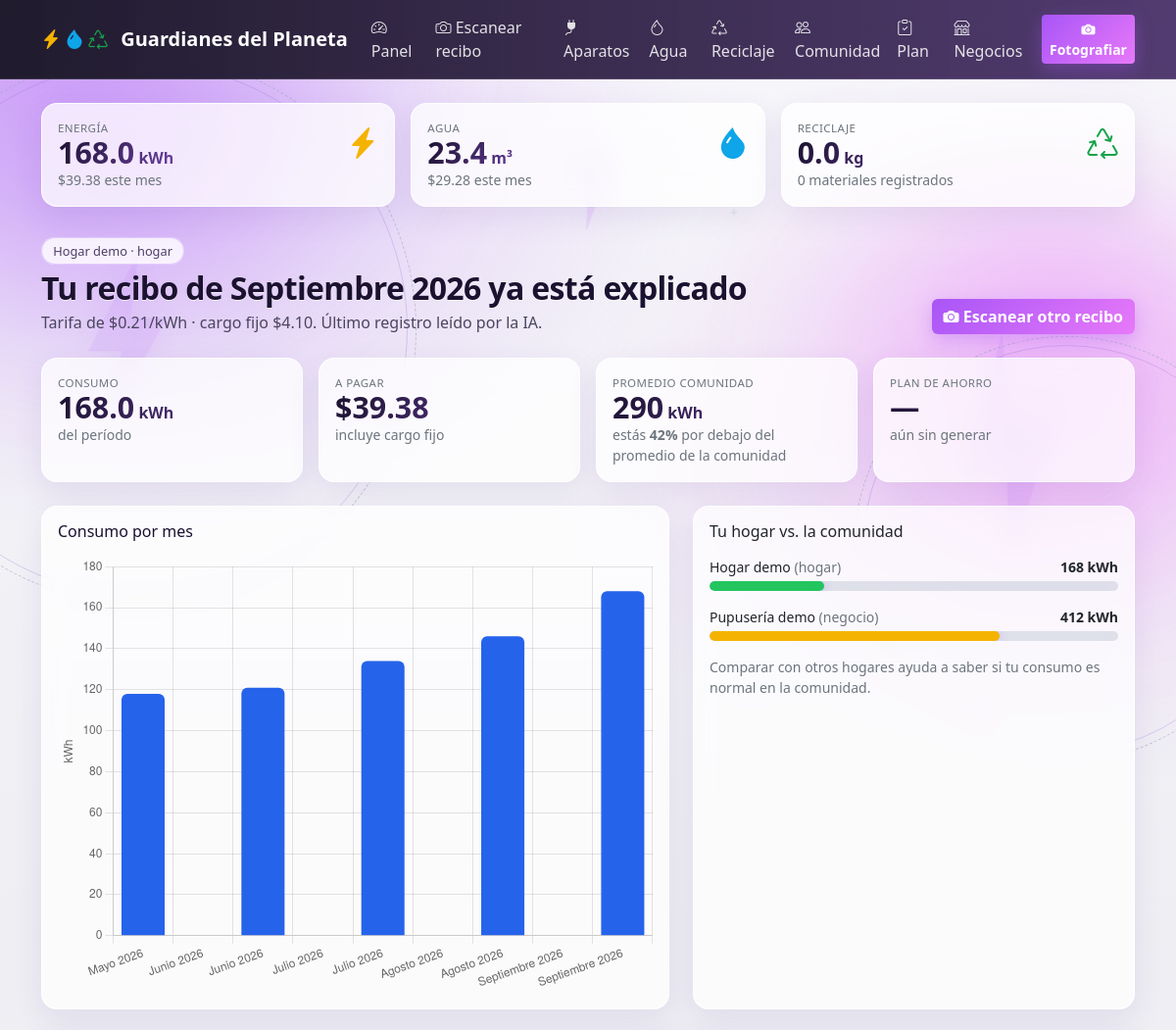
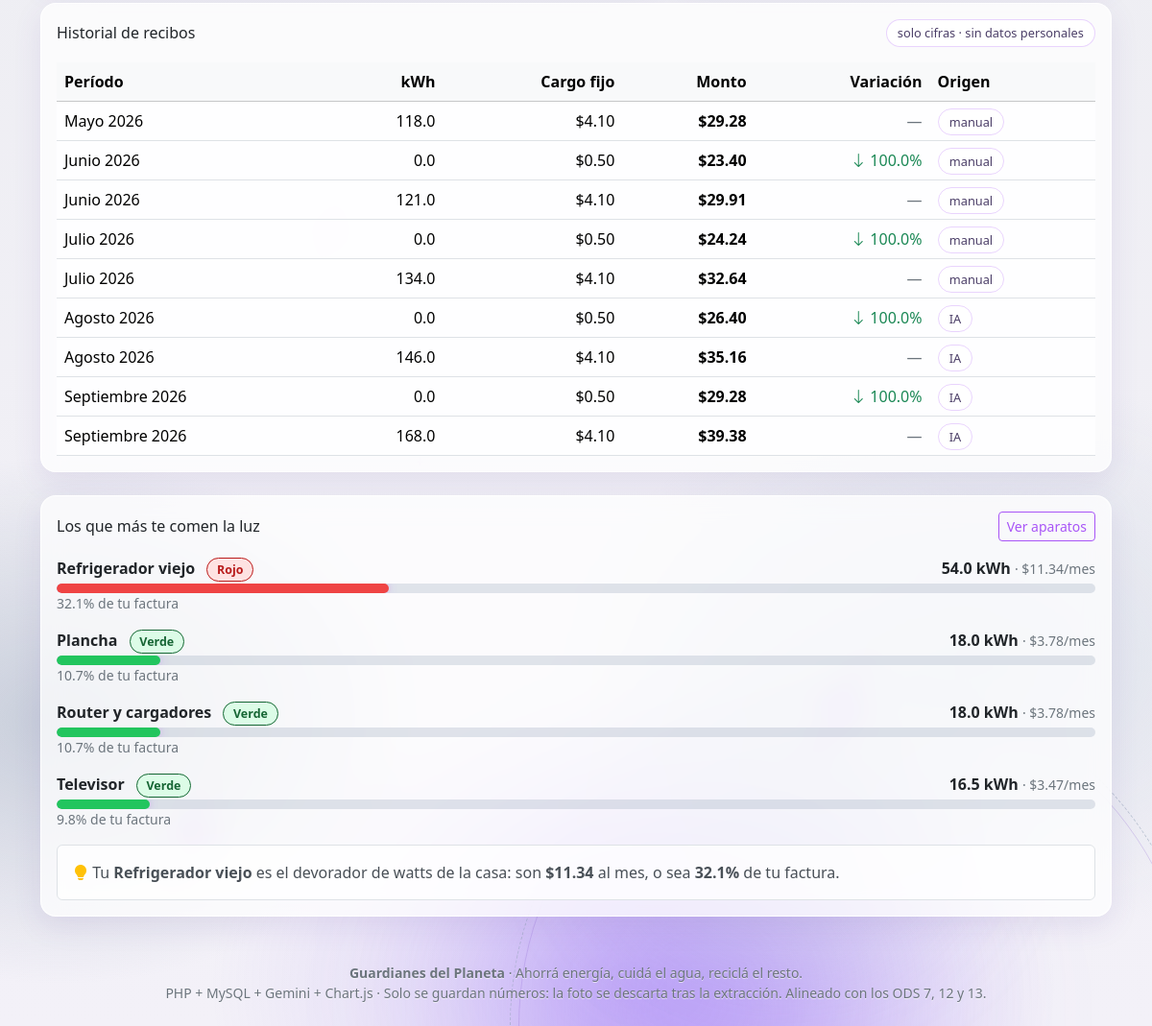
The page / on the database its author committed (2 pictures, top to bottom).
### tables this page shows
CREATE TABLE recibos (
    id                    INT UNSIGNED AUTO_INCREMENT PRIMARY KEY,
    hogar_id              INT UNSIGNED NOT NULL,
    tipo_servicio         ENUM('energia','agua') NOT NULL DEFAULT 'energia',
    periodo               VARCHAR(60)   NOT NULL,      
    fecha                 DATE          NOT NULL,
    kwh                   DECIMAL(10,2) NULL,
    m3                    DECIMAL(10,2) NULL,
    monto                 DECIMAL(10,2) NOT NULL,
    cargo_fijo            DECIMAL(10,2) NOT NULL DEFAULT 0,
    cargo_alcantarillado  DECIMAL(10,2) NULL,
    tarifa                DECIMAL(10,4) NOT NULL,
    origen                ENUM('ia','manual') NOT NULL DEFAULT 'manual',
    creado_en             TIMESTAMP NOT NULL DEFAULT CURRENT_TIMESTAMP,
    CONSTRAINT fk_recibos_hogar FOREIGN KEY (hogar_id) REFERENCES hogares(id) ON DELETE CASCADE,
    INDEX idx_hogar_fecha (hogar_id, fecha)
);

CREATE TABLE hogares (
    id         INT UNSIGNED AUTO_INCREMENT PRIMARY KEY,
    alias      VARCHAR(60)  NOT NULL,                  
    tipo       ENUM('hogar','negocio') NOT NULL DEFAULT 'hogar',
    personas   SMALLINT UNSIGNED NOT NULL DEFAULT 4,   
    tarifa     DECIMAL(10,4) NOT NULL DEFAULT 0.2100,  
    tarifa_agua DECIMAL(10,4) NOT NULL DEFAULT 1.2000,  
    creado_en  TIMESTAMP NOT NULL DEFAULT CURRENT_TIMESTAMP
);

CREATE TABLE aparatos (
    id         INT UNSIGNED AUTO_INCREMENT PRIMARY KEY,
    hogar_id   INT UNSIGNED NOT NULL,
    nombre     VARCHAR(80)   NOT NULL,
    watts      SMALLINT UNSIGNED NOT NULL,
    horas_dia  DECIMAL(5,2)  NOT NULL DEFAULT 1.00,
    categoria  VARCHAR(30)   NOT NULL DEFAULT 'otro',
    creado_en  TIMESTAMP NOT NULL DEFAULT CURRENT_TIMESTAMP,
    CONSTRAINT fk_aparatos_hogar FOREIGN KEY (hogar_id) REFERENCES hogares(id) ON DELETE CASCADE,
    INDEX idx_hogar (hogar_id)
);

### index.php (the view, shortened to what the rows shown need)
<?php
require __DIR__ . '/includes/header.php';
$hogarId   = (int) $hogar['id'];
$tarifa    = tarifaDe($hogar);
$historial = historial($hogarId);
$ultimo    = $historial ? $historial[array_key_last($historial)] : null;
$ranking   = rankingAparatos($hogarId, $tarifa, $ultimo ? (float) $ultimo['kwh'] : 0.0);
$comunidad = promedioComunidad();
$plan = db()->prepare('SELECT * FROM planes_ahorro WHERE hogar_id = ? ORDER BY id DESC LIMIT 1');
$plan->execute([$hogarId]);
$plan = $plan->fetch() ?: null;
$topAparato  = $ranking[0] ?? null;
?>
<?php
$ultimoAgua = ultimoReciboAgua($hogarId);
?>
<div class="row g-3 mb-4">
  <div class="col-md-4">
    <a href="index.php" class="text-decoration-none">
      <div class="card card-tarifa h-100">
        <div class="card-body">
          <div class="d-flex justify-content-between align-items-start">
            <div>
              <div class="etiqueta-ia text-secondary">Energía</div>
              <div class="kpi" style="color:var(--pilar-energia)"><?= $ultimo ? num($ultimo['kwh'], 1) : '—' ?><small class="fs-6"> kWh</small></div>
              <div class="small text-secondary"><?= $ultimo ? usd($ultimo['monto']) . ' este mes' : 'sin recibo todavía' ?></div>
            </div>
          </div>
        </div>
      </div>
    </a>
  </div>
  <div class="col-md-4">
    <a href="agua.php" class="text-decoration-none">
      <div class="card card-tarifa h-100">
        <div class="card-body">
          <div class="d-flex justify-content-between align-items-start">
            <div>
              <div class="etiqueta-ia text-secondary">Agua</div>
              <div class="kpi" style="color:var(--pilar-agua)"><?= $ultimoAgua ? num($ultimoAgua['m3'], 1) : '—' ?><small class="fs-6"> m³</small></div>
              <div class="small text-secondary"><?= $ultimoAgua ? usd($ultimoAgua['monto']) . ' este mes' : 'sin recibo todavía' ?></div>
            </div>
          </div>
        </div>
      </div>
    </a>
  </div>
</div>
<?php if (!$ultimo): ?>
  <header class="pagina-titulo text-center mb-5">
    <h1 class="h2 mb-2">Todavía no hay recibos</h1>
    <p class="mb-3">Empezá por fotografiar tu primer recibo de luz.</p>
    <a href="recibos_subir.php" class="btn btn-warning fw-semibold">
      <i class="bi bi-camera-fill"></i> Escanear recibo
    </a>
  </header>
<?php else: ?>
  <header class="pagina-titulo d-flex flex-wrap justify-content-between align-items-end gap-3 mb-4">
    <div>
      <span class="chip"><?= e($hogar['alias']) ?> · <?= e($hogar['tipo']) ?></span>
      <h1 class="h2 mt-2 mb-1">Tu recibo de <?= e($ultimo['periodo']) ?> ya está explicado</h1>
      <p class="mb-0">
        Tarifa de <?= usd($tarifa) ?>/kWh · cargo fijo <?= usd($ultimo['cargo_fijo']) ?>.
        Último registro leído por <?= $ultimo['origen'] === 'ia' ? 'la IA' : 'ingreso manual' ?>.
      </p>
    </div>
    <a href="recibos_subir.php" class="btn btn-warning fw-semibold">
      <i class="bi bi-camera-fill"></i> Escanear otro recibo
    </a>
  </header>
  <div class="row g-3 mb-4">
    <div class="col-6 col-lg-3">
      <div class="card card-tarifa h-100"><div class="card-body">
        <div class="etiqueta-ia text-secondary">Consumo</div>
        <div class="kpi"><?= num($ultimo['kwh']) ?><small class="fs-6"> kWh</small></div>
        <div class="small text-secondary">del período</div>
      </div></div>
    </div>
    <div class="col-6 col-lg-3">
      <div class="card card-tarifa h-100"><div class="card-body">
        <div class="etiqueta-ia text-secondary">A pagar</div>
        <div class="kpi"><?= usd($ultimo['monto']) ?></div>
        <div class="small text-secondary">incluye cargo fijo</div>
      </div></div>
    </div>
    <div class="col-6 col-lg-3">
      <div class="card card-tarifa h-100"><div class="card-body">
        <div class="etiqueta-ia text-secondary">Promedio comunidad</div>
        <div class="kpi"><?= num($comunidad['promedio'], 0) ?><small class="fs-6"> kWh</small></div>
        <div class="small text-secondary">
          <?php $dif = $comunidad['promedio'] > 0 ? ($ultimo['kwh'] - $comunidad['promedio']) / $comunidad['promedio'] * 100 : 0; ?>
          estás <strong><?= num(abs($dif), 0) ?>%</strong>
          <?= $dif >= 0 ? 'por encima' : 'por debajo' ?> del promedio de la comunidad
        </div>
      </div></div>
    </div>
    <div class="col-6 col-lg-3">
      <div class="card card-tarifa h-100"><div class="card-body">
        <div class="etiqueta-ia text-secondary">Plan de ahorro</div>
        <div class="kpi"><?= $plan ? usd($plan['ahorro_total']) : '—' ?></div>
        <div class="small text-secondary">
          <?= $plan ? 'ahorro mensual estimado' : 'aún sin generar' ?>
        </div>
      </div></div>
    </div>
  </div>
  <div class="row g-4 mb-4">
    <div class="col-lg-7">
      <div class="grafica-caja h-100">
        <h2 class="h6 mb-3">Consumo por mes</h2>
        <canvas id="graficaConsumo" height="220"></canvas>
      </div>
    </div>
    <div class="col-lg-5">
      <div class="card card-tarifa h-100">
        <div class="card-body">
          <h2 class="h6 mb-3">Tu hogar vs. la comunidad</h2>
          <?php foreach ($comunidad['hogares'] as $h): ?>
            <?php $pctBarra = $comunidad['promedio'] > 0 ? min(100, $h['kwh'] / max($comunidad['promedio'], 1) * 50) : 0; ?>
            <div class="mb-3">
              <div class="d-flex justify-content-between small">
                <span><?= e($h['nombre']) ?> <span class="text-secondary">(<?= e($h['tipo']) ?>)</span></span>
                <strong><?= num($h['kwh'], 0) ?> kWh</strong>
              </div>
              <div class="barra-fila mt-1">
                <span style="width:<?= (int) $pctBarra ?>%;background:<?= $h['kwh'] <= $comunidad['promedio'] ? '#22c55e' : '#f5b301' ?>"></span>
              </div>
            </div>
          <?php endforeach; ?>
          <p class="small text-secondary mb-0">
            Comparar con otros hogares ayuda a saber si tu consumo es normal en la comunidad.
          </p>
        </div>
      </div>
    </div>
  </div>
  <div class="card card-tarifa mb-4">
    <div class="card-body">
      <div class="d-flex justify-content-between align-items-center mb-3">
        <h2 class="h6 mb-0">Historial de recibos</h2>
        <span class="chip">solo cifras · sin datos personales</span>
      </div>
      <div class="table-responsive">
        <table class="table align-middle mb-0">
          <thead class="table-light">
            <tr>
              <th>Período</th><th class="text-end">kWh</th><th class="text-end">Cargo fijo</th>
              <th class="text-end">Monto</th><th class="text-end">Variación</th><th>Origen</th>
            </tr>
          </thead>
          <tbody>
          <?php foreach ($historial as $i => $r): ?>
            <?php
              $var = null;
              if ($i > 0 && (float) $historial[$i - 1]['kwh'] > 0) {
                  $var = ((float) $r['kwh'] - (float) $historial[$i - 1]['kwh']) / (float) $historial[$i - 1]['kwh'] * 100;
              }
            ?>
            <tr>
              <td><?= e($r['periodo']) ?></td>
              <td class="text-end"><?= num($r['kwh']) ?></td>
              <td class="text-end"><?= usd($r['cargo_fijo']) ?></td>
              <td class="text-end fw-semibold"><?= usd($r['monto']) ?></td>
              <td class="text-end">
                <?php if ($var === null): ?>
                  <span class="text-secondary">—</span>
                <?php elseif ($var > 0): ?>
                  <span class="text-danger"><i class="bi bi-arrow-up"></i> <?= num($var) ?>%</span>
                <?php else: ?>
                  <span class="text-success"><i class="bi bi-arrow-down"></i> <?= num(abs($var)) ?>%</span>
                <?php endif; ?>
              </td>
              <td><span class="chip"><?= $r['origen'] === 'ia' ? 'IA' : 'manual' ?></span></td>
            </tr>
          <?php endforeach; ?>
          </tbody>
        </table>
      </div>
    </div>
  </div>
  <div class="card card-tarifa">
    <div class="card-body">
      <div class="d-flex justify-content-between align-items-center mb-3">
        <h2 class="h6 mb-0">Los que más te comen la luz</h2>
        <a href="aparatos.php" class="btn btn-outline-primary btn-sm">Ver aparatos</a>
      </div>
      <?php if (!$ranking): ?>
        <p class="text-secondary mb-0">Todavía no cargaste aparatos.
          <a href="aparatos.php">Agregá el primero</a>.</p>
      <?php else: ?>
        <?php foreach (array_slice($ranking, 0, 4) as $a): ?>
          <div class="mb-3">
            <div class="d-flex justify-content-between align-items-center">
              <div>
                <strong><?= e($a['nombre']) ?></strong>
                <span class="badge-sem semaforo-<?= $a['semaforo'] ?> ms-2">
                  <?= etiquetaSemaforo($a['semaforo']) ?>
                </span>
              </div>
              <div class="text-end">
                <strong><?= num($a['kwh']) ?> kWh</strong>
                <span class="text-secondary small"> · <?= usd($a['costo']) ?>/mes</span>
              </div>
            </div>
            <div class="barra-fila mt-1">
              <span style="width:<?= (int) min(100, $a['pct']) ?>%;
                background:<?= ['rojo' => '#ef4444', 'amarillo' => '#f5b301', 'verde' => '#22c55e'][$a['semaforo']] ?>"></span>
            </div>
            <div class="small text-secondary"><?= num($a['pct']) ?>% de tu factura</div>
          </div>
        <?php endforeach; ?>
        <?php if ($topAparato): ?>
          <p class="alert alert-light border mb-0">
            <i class="bi bi-lightbulb-fill text-warning"></i>
            Tu <strong><?= e($topAparato['nombre']) ?></strong> es el devorador de watts de la casa:
            son <strong><?= usd($topAparato['costo']) ?></strong> al mes, o sea
            <strong><?= num($topAparato['pct']) ?>%</strong> de tu factura.
          </p>
        <?php endif; ?>
      <?php endif; ?>
    </div>
  </div>
<?php endif; ?>
<?php if ($historial): ?>
<script>
(function () {
  const datos = JSON.parse(document.getElementById('datos-grafica').textContent);
  const ctx = document.getElementById('graficaConsumo');
  if (!ctx) return;
  function dibujar() {
    if (window.Chart) {
      new Chart(ctx, {
        type: 'bar',
        data: {
          labels: datos.etiquetas,
          datasets: [{
            label: 'kWh por mes',
            data: datos.kwh,
            backgroundColor: datos.colores,
            borderRadius: 6
          }]
        },
        options: {
          plugins: { legend: { display: false } },
          scales: { y: { beginAtZero: true, title: { display: true, text: 'kWh' } } }
        }
      });
      return;
    }
    // Sin CDN (Plan B sin internet): mismas barras, en CSS puro.
    const max = Math.max.apply(null, datos.kwh);
    const caja = document.createElement('div');
    caja.className = 'd-flex align-items-end gap-2';
    caja.style.height = '200px';
    datos.kwh.forEach(function (v, i) {
      const col = document.createElement('div');
      col.className = 'flex-grow-1 text-center';
      col.innerHTML =
        '<div class="small text-secondary mb-1">' + v.toFixed(0) + '</div>' +
        '<div style="height:' + Math.round((v / max) * 150) + 'px;background:' +
          datos.colores[i] + ';border-radius:6px 6px 0 0"></div>' +
        '<div class="small text-secondary mt-1" style="font-size:.68rem">' +
          datos.etiquetas[i] + '</div>';
      caja.appendChild(col);
    });
    ctx.replaceWith(caja);
  }
  // Chart.js se carga en el footer: esperamos a que todo el documento esté listo.
  if (document.readyState === 'loading') {
    document.addEventListener('DOMContentLoaded', dibujar);
  } else {
    dibujar();
  }
})();
</script>
<?php endif; ?>
<?php require __DIR__ . '/includes/footer.php'; ?>

### rows shown on the page
recibos: kwh "168.0", monto "$39.38", periodo "Septiembre 2026", cargo_fijo "$4.10", kwh "42", origen "IA"
recibos: m3 "23.4", monto "$29.28", periodo "Septiembre 2026", kwh "0.0", cargo_fijo "$0.50", var "100.0", origen "IA"
hogares: alias "Hogar demo", tipo "hogar", tarifa "$0.21"
hogares: alias "Pupusería demo", tipo "negocio", kwh "412", $pctBarra 71 (drawn)
recibos: periodo "Mayo 2026", kwh "118.0", cargo_fijo "$4.10", monto "$29.28", origen "manual"
recibos: periodo "Junio 2026", kwh "0.0", cargo_fijo "$0.50", monto "$23.40", var "100.0", origen "manual"
recibos: periodo "Junio 2026", kwh "121.0", cargo_fijo "$4.10", monto "$29.91", origen "manual"
recibos: periodo "Julio 2026", kwh "0.0", cargo_fijo "$0.50", monto "$24.24", var "100.0", origen "manual"
recibos: periodo "Julio 2026", kwh "134.0", cargo_fijo "$4.10", monto "$32.64", origen "manual"
recibos: periodo "Agosto 2026", kwh "0.0", cargo_fijo "$0.50", monto "$26.40", var "100.0", origen "IA"
recibos: periodo "Agosto 2026", kwh "146.0", cargo_fijo "$4.10", monto "$35.16", origen "IA"
aparatos: nombre "Refrigerador viejo", semaforo "Rojo", kwh "54.0", costo "$11.34", min(100, $a['pct']) 32 (drawn), pct "32.1"
aparatos: nombre "Plancha", semaforo "Verde", kwh "18.0", costo "$3.78", min(100, $a['pct']) 10 (drawn), pct "10.7"
aparatos: nombre "Router y cargadores", semaforo "Verde", kwh "18.0", costo "$3.78", min(100, $a['pct']) 10 (drawn), pct "10.7"
aparatos: nombre "Televisor", semaforo "Verde", kwh "16.5", costo "$3.47", min(100, $a['pct']) 9 (drawn), pct "9.8"

### other values the page prints
num($kgTotal, 1) "0.0"
count($resumenMat['materiales']) "0"
num($comunidad['promedio'], 0) "290"
$h['nombre'] "Hogar demo"
$h['tipo'] "hogar"
num($h['kwh'], 0) "168"
usd($topAparato['costo']) "$11.34"
num($topAparato['pct']) "32.1"
